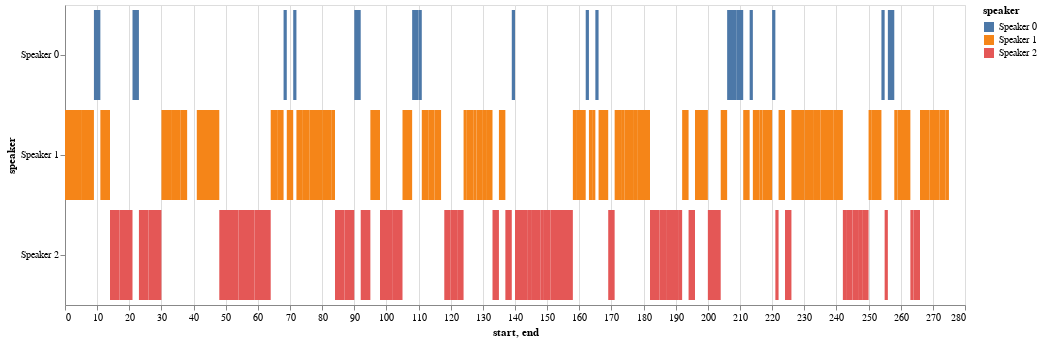

Source (notebook cell):
### Code cell
# Visualize segments and assigned speaker labels with audio duration

import altair as alt
import datetime as dt

alt.renderers.enable('jupyterlab')
segment_df = pd.DataFrame().from_dict(lines)[['start','end','speaker', 'label']]

alt.Chart(segment_df).mark_bar().encode(
    x='start',
    x2='end',
    y='speaker',
    color=alt.Color('speaker')).properties(
    width=900,
    height=300
)

### Figure 1 — Vega-Lite specification as saved in the notebook (floating-point values rounded to 4 significant figures)
{"$schema": "https://vega.github.io/schema/vega-lite/v5.8.0.json", "config": {"view": {"continuousHeight": 300, "continuousWidth": 300}}, "data": {"name": "data-b2b4ada1f1dd1bd3cc5dc30a94c47fb4"}, "datasets": {"data-b2b4ada1f1dd1bd3cc5dc30a94c47fb4": [{"end": 5, "label": " Hello po, good afternoon po. Ako po si Dr. Juan de la Cruz, yung doctor ninyo.", "speaker": "Speaker 1", "start": 0}, {"end": 9, "label": " Today, ano pa ang nangyari sa inyo? Ba't kayo nagpunta sa ER?", "speaker": "Speaker 1", "start": 5}, {"end": 11, "label": " Mahihina ako.", "speaker": "Speaker 0", "start": 9}, {"end": 14, "label": " Kailan po nagsimalay ang panghihina nyo?", "speaker": "Speaker 1", "start": 11}, {"end": 17, "label": " Kanina lang ala stress?", "speaker": "Speaker 2", "start": 14}, {"end": 21, "label": " Hindi, kanina lang ala after ng lunch.", "speaker": "Speaker 2", "start": 17}, {"end": 23, "label": " After lunch?", "speaker": "Speaker 0", "start": 21}, {"end": 26, "label": " Basta napansin ko nalang na parang hirap ako.", "speaker": "Speaker 2", "start": 23}, {"end": 30, "label": " Iban na yung paglakad ko na tutumbak ko sa kanan.", "speaker": "Speaker 2", "start": 26}, {"end": 33, "label": " Ngayon po, mga nasa ala 5 po ngayon.", "speaker": "Speaker 1", "start": 30}, {"end": 36, "label": " So, mga 4 na oras na po. Simula na nanghihina kayo.", "speaker": "Speaker 1", "start": 33}, {"end": 38, "label": " Ala 5 na?", "speaker": "Speaker 1", "start": 36}, {"end": 48, "label": " Tapos, yung panghihina nyo po ba ay buong katawan o may parte lang na hindi po maigalao?", "speaker": "Speaker 1", "start": 41}, {"end": 54, "label": " Actually, nung dinadala na ako dito sa hospital, napansin ko pati yung kanang kamay ko.", "speaker": "Speaker 2", "start": 48}, {"end": 59, "label": " Hindi ko namangat. Parang pagsakay ko sa tricycle.", "speaker": "Speaker 2", "start": 54}, {"end": 64, "label": " Oo, kasi hindi niya namahawakan yung handle.", "speaker": "Speaker 2", "start": 59}, {"end": 66, "label": " Nanguhulog na siya.", "speaker": "Speaker 1", "start": 64}, {"end": 68, "label": " Nawalan po ba siya ng malay?", "speaker": "Speaker 1", "start": 66}, {"end": 69, "label": " Hindi naman.", "speaker": "Speaker 0", "start": 68}, {"end": 71, "label": " Nandili mo yung paningin?", "speaker": "Speaker 1", "start": 69}, {"end": 72, "label": " Hindi naman.", "speaker": "Speaker 0", "start": 71}, {"end": 74, "label": " Parang nag-compulsion po?", "speaker": "Speaker 1", "start": 72}, {"end": 76, "label": " Wala naman.", "speaker": "Speaker 1", "start": 74}, {"end": 80, "label": " Tapos, nanghihina po kayo, may ano po ba?", "speaker": "Speaker 1", "start": 76}, {"end": 83, "label": " Ginawa po ng mga maneuver o may inom na gamot?", "speaker": "Speaker 1", "start": 80}, {"end": 84, "label": " Tara doon?", "speaker": "Speaker 1", "start": 83}, {"end": 87, "label": " Hindi, nagpahinga lang ako. Baka kasi sa init lang.", "speaker": "Speaker 2", "start": 84}, {"end": 90, "label": " Tapos pinainom namin pineapple juice.", "speaker": "Speaker 2", "start": 87}, {"end": 92, "label": " Tapos nag-check kami ng BP niya.", "speaker": "Speaker 0", "start": 90}, {"end": 95, "label": " Normal naman, nasa 120.", "speaker": "Speaker 2", "start": 92}, {"end": 98, "label": " Tapos after niya nagpunta na po kayo dito?", "speaker": "Speaker 1", "start": 95}, {"end": 102, "label": " Oo, kasi sabi ko, tagal naman nito ng panghihina.", "speaker": "Speaker 2", "start": 98}, {"end": 105, "label": " Kala ko na unay lang.", "speaker": "Speaker 2", "start": 102}, {"end": 108, "label": " Hindi naman po naglagnat ng mga nakarang araw?", "speaker": "Speaker 1", "start": 105}, {"end": 110, "label": " Hindi, hindi naman.", "speaker": "Speaker 0", "start": 108}, {"end": 111, "label": " Ubo?", "speaker": "Speaker 0", "start": 110}, {"end": 112, "label": " Ubo.", "speaker": "Speaker 1", "start": 111}, {"end": 113, "label": " Sipon?", "speaker": "Speaker 1", "start": 112}, {"end": 115, "label": " Sumasabat ng mga kasukasuhan?", "speaker": "Speaker 1", "start": 113}, {"end": 117, "label": " Ng mga muscle?", "speaker": "Speaker 1", "start": 115}, {"end": 120, "label": " Sakit ba itong sa kanan ko?", "speaker": "Speaker 2", "start": 118}, {"end": 122, "label": " Hindi, ipanghihina lang talaga.", "speaker": "Speaker 2", "start": 120}, {"end": 124, "label": " Anikip yung dib-deb?", "speaker": "Speaker 2", "start": 122}, {"end": 125, "label": " Wala ba.", "speaker": "Speaker 1", "start": 124}, {"end": 126, "label": " May hirapan huminga?", "speaker": "Speaker 1", "start": 125}, {"end": 127, "label": " Hindi naman.", "speaker": "Speaker 1", "start": 126}, {"end": 128, "label": " Nagsursuka?", "speaker": "Speaker 1", "start": 127}, {"end": 130, "label": " Samakit yung chan?", "speaker": "Speaker 1", "start": 128}, {"end": 131, "label": " Hindi.", "speaker": "Speaker 1", "start": 130}, {"end": 133, "label": " Rashes?", "speaker": "Speaker 1", "start": 131}, {"end": 135, "label": " Ma'am, may lang po ba kayong mga maintenance?", "speaker": "Speaker 2", "start": 133}, {"end": 137, "label": " Or may iba ba kayong sakit?", "speaker": "Speaker 1", "start": 135}, {"end": 139, "label": " Ano? Vitamins lang?", "speaker": "Speaker 2", "start": 137}, {"end": 140, "label": " Hindi.", "speaker": "Speaker 0", "start": 139}, {"end": 144, "label": " Hindi ba nung nagpa-checkup ka nung nag-45 ka last year?", "speaker": "Speaker 2", "start": 140}, {"end": 145, "label": " Diba ano?", "speaker": "Speaker 2", "start": 144}, {"end": 148, "label": " Sinabi ka na lang may high blood-catch liabilities.", "speaker": "Speaker 2", "start": 145}, {"end": 149, "label": " Hindi naman, totoo yun.", "speaker": "Speaker 2", "start": 148}, {"end": 151, "label": " Kaya nga wala ko, kaya vitamins lang hindi ko.", "speaker": "Speaker 2", "start": 149}, {"end": 158, "label": " Niresitahan siya ng amlodipine pero hindi niya iniinom.", "speaker": "Speaker 2", "start": 151}, {"end": 159, "label": " Kasi wala lang daw yun sa kanil.", "speaker": "Speaker 1", "start": 158}, {"end": 162, "label": " Alam niyo po ba kung ilang milligrams yun?", "speaker": "Speaker 1", "start": 159}, {"end": 163, "label": " 50?", "speaker": "Speaker 0", "start": 162}, {"end": 164, "label": " 5?", "speaker": "Speaker 1", "start": 163}, {"end": 165, "label": " 10?", "speaker": "Speaker 1", "start": 164}, {"end": 166, "label": " Wala nga yun.", "speaker": "Speaker 0", "start": 165}, {"end": 169, "label": " Yung diabetes po, mayroon po bang binigay?", "speaker": "Speaker 1", "start": 166}, {"end": 171, "label": " Tapos pinag-gayet lang siya doon.", "speaker": "Speaker 2", "start": 169}, {"end": 173, "label": " Allergy sa pagkain ng sagamat?", "speaker": "Speaker 1", "start": 171}, {"end": 174, "label": " Hindi.", "speaker": "Speaker 1", "start": 173}, {"end": 177, "label": " Hindi naman po na operahan dati, nasa dina ng dugo.", "speaker": "Speaker 1", "start": 174}, {"end": 178, "label": " Wala, wala.", "speaker": "Speaker 1", "start": 177}, {"end": 182, "label": " Tapos, naninigarilyo po ba kayo?", "speaker": "Speaker 1", "start": 178}, {"end": 185, "label": " Ngayon, hindi na.", "speaker": "Speaker 2", "start": 182}, {"end": 187, "label": " Ganun ka lakas ka manigarilyo?", "speaker": "Speaker 2", "start": 185}, {"end": 191, "label": " Isang araw lang.", "speaker": "Speaker 2", "start": 187}, {"end": 192, "label": " Malakas.", "speaker": "Speaker 2", "start": 191}, {"end": 194, "label": " Makailang stick ka ng isang araw?", "speaker": "Speaker 1", "start": 192}, {"end": 196, "label": " Kulang isang kaha, kunti lang yun.", "speaker": "Speaker 2", "start": 194}, {"end": 200, "label": " Tapos, alak po, malakas po ba kayong uminom ng alak?", "speaker": "Speaker 1", "start": 196}, {"end": 204, "label": " Pa minsan-minsan, panagana lang na mamadyo.", "speaker": "Speaker 2", "start": 200}, {"end": 206, "label": " Anong madalas iniinom niyo?", "speaker": "Speaker 1", "start": 204}, {"end": 209, "label": " Yung ko nalang tagay nila.", "speaker": "Speaker 0", "start": 206}, {"end": 211, "label": " Ano ba yung usual naman?", "speaker": "Speaker 0", "start": 209}, {"end": 213, "label": " Gin bilog.", "speaker": "Speaker 1", "start": 211}, {"end": 214, "label": " Kunti lang, kunti.", "speaker": "Speaker 0", "start": 213}, {"end": 216, "label": " Malakas nga po kayo.", "speaker": "Speaker 1", "start": 214}, {"end": 217, "label": " Hindi naman.", "speaker": "Speaker 1", "start": 216}, {"end": 220, "label": " May history po bang gamamit ng pinagbabawal na gamot?", "speaker": "Speaker 1", "start": 217}, {"end": 221, "label": " Ay hindi talaga.", "speaker": "Speaker 0", "start": 220}, {"end": 222, "label": " Yan talaga, hindi.", "speaker": "Speaker 2", "start": 221}, {"end": 224, "label": " Sabo, marewala, kahit tikim po.", "speaker": "Speaker 1", "start": 222}, {"end": 226, "label": " Gabi ka naman.", "speaker": "Speaker 2", "start": 224}, {"end": 230, "label": " Yan lang, kailangan lang po kasi namin completuhin eh.", "speaker": "Speaker 1", "start": 226}, {"end": 233, "label": " Tapos, nagbantis po ba kayo dati?", "speaker": "Speaker 1", "start": 230}, {"end": 235, "label": " Ay hindi.", "speaker": "Speaker 1", "start": 233}, {"end": 239, "label": " Hindi naman po ano...", "speaker": "Speaker 1", "start": 235}, {"end": 242, "label": " Nagreregla pa kayo mam.", "speaker": "Speaker 1", "start": 239}, {"end": 243, "label": " Ay hindi na.", "speaker": "Speaker 2", "start": 242}, {"end": 245, "label": " Kalan po natigil yung regla ninyo?", "speaker": "Speaker 2", "start": 243}, {"end": 247, "label": " Nung 43?", "speaker": "Speaker 2", "start": 245}, {"end": 248, "label": " 43, 44...", "speaker": "Speaker 2", "start": 247}, {"end": 250, "label": " Ha! 43, 43.", "speaker": "Speaker 2", "start": 248}, {"end": 251, "label": " Pero linawin ko lang po.", "speaker": "Speaker 1", "start": 250}, {"end": 254, "label": " Hindi po kayo nanganak dati eh.", "speaker": "Speaker 1", "start": 251}, {"end": 255, "label": " Hindi.", "speaker": "Speaker 0", "start": 254}, {"end": 256, "label": " Hindi isyo nabuhay eh.", "speaker": "Speaker 2", "start": 255}, {"end": 258, "label": " So wala.", "speaker": "Speaker 0", "start": 256}, {"end": 259, "label": " Paano po nabuhay?", "speaker": "Speaker 1", "start": 258}, {"end": 263, "label": " So ilang beses po kayong nakunan?", "speaker": "Speaker 1", "start": 259}, {"end": 264, "label": " Nabuntis daw ako isa.", "speaker": "Speaker 2", "start": 263}, {"end": 266, "label": " Pero hindi kasi nabuhay yun eh.", "speaker": "Speaker 2", "start": 264}, {"end": 269, "label": " Tapos wala na.", "speaker": "Speaker 1", "start": 266}, {"end": 272, "label": " Tapos may mga contraceptive po bang iniinom?", "speaker": "Speaker 1", "start": 269}, {"end": 274, "label": " Wala.", "speaker": "Speaker 1", "start": 272}, {"end": 275, "label": " Eh sige po.", "speaker": "Speaker 1", "start": 274}]}, "encoding": {"color": {"field": "speaker", "type": "nominal"}, "x": {"field": "start", "type": "quantitative"}, "x2": {"field": "end"}, "y": {"field": "speaker", "type": "nominal"}}, "height": 300, "mark": {"type": "bar"}, "width": 900}
